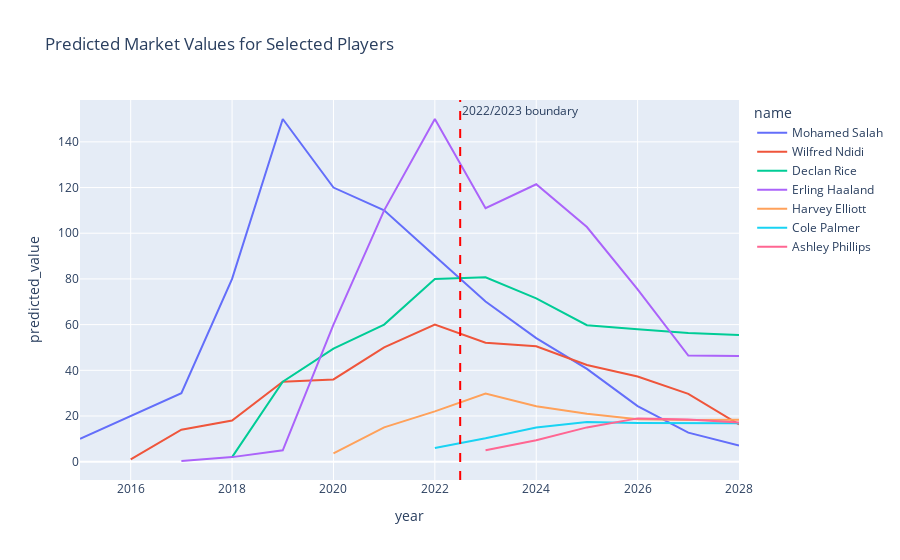

The notebook cell saved with this chart:
### Code cell
players = [418560, 357662, 565822, 859951, 148455, 274839, 542580, 568177]
plot_player_value_trends(pdf_train, merged_df=merged, player_ids=players)

### Figure 1 — Plotly figure (JSON) as saved in the notebook; plotly's stock layout.template omitted (floating-point values rounded to 4 significant figures)
{"data": [{"customdata": [[22], [23], [24], [25], [27], [27], [28], [30], [30], [31], [32], [33], [34], [35]], "hovertemplate": "name=Mohamed Salah<br>year=%{x}<br>predicted_value=%{y}<br>age=%{customdata[0]}<extra></extra>", "legendgroup": "Mohamed Salah", "line": {"color": "#636efa", "dash": "solid"}, "marker": {"symbol": "circle"}, "mode": "lines", "name": "Mohamed Salah", "orientation": "v", "showlegend": true, "type": "scatter", "x": [2015, 2016, 2017, 2018, 2019, 2020, 2021, 2022, 2023, 2024, 2025, 2026, 2027, 2028], "xaxis": "x", "y": [10, 20, 30, 80, 150, 120, 110, 90, 70.11, 54.1, 40.65, 24.29, 12.71, 7.065], "yaxis": "y"}, {"customdata": [[19], [20], [21], [22], [23], [24], [25], [26], [27], [28], [29], [30], [31]], "hovertemplate": "name=Wilfred Ndidi<br>year=%{x}<br>predicted_value=%{y}<br>age=%{customdata[0]}<extra></extra>", "legendgroup": "Wilfred Ndidi", "line": {"color": "#EF553B", "dash": "solid"}, "marker": {"symbol": "circle"}, "mode": "lines", "name": "Wilfred Ndidi", "orientation": "v", "showlegend": true, "type": "scatter", "x": [2016, 2017, 2018, 2019, 2020, 2021, 2022, 2023, 2024, 2025, 2026, 2027, 2028], "xaxis": "x", "y": [1, 14, 18, 35, 36, 50, 60, 52.04, 50.52, 42.35, 37.28, 29.67, 16.3], "yaxis": "y"}, {"customdata": [[18], [20], [21], [22], [23], [24], [25], [26], [27], [28], [29]], "hovertemplate": "name=Declan Rice<br>year=%{x}<br>predicted_value=%{y}<br>age=%{customdata[0]}<extra></extra>", "legendgroup": "Declan Rice", "line": {"color": "#00cc96", "dash": "solid"}, "marker": {"symbol": "circle"}, "mode": "lines", "name": "Declan Rice", "orientation": "v", "showlegend": true, "type": "scatter", "x": [2018, 2019, 2020, 2021, 2022, 2023, 2024, 2025, 2026, 2027, 2028], "xaxis": "x", "y": [2, 35, 49.5, 60, 80, 80.7, 71.51, 59.73, 57.93, 56.36, 55.46], "yaxis": "y"}, {"customdata": [[17], [18], [18], [19], [20], [21], [22], [23], [24], [25], [26], [27]], "hovertemplate": "name=Erling Haaland<br>year=%{x}<br>predicted_value=%{y}<br>age=%{customdata[0]}<extra></extra>", "legendgroup": "Erling Haaland", "line": {"color": "#ab63fa", "dash": "solid"}, "marker": {"symbol": "circle"}, "mode": "lines", "name": "Erling Haaland", "orientation": "v", "showlegend": true, "type": "scatter", "x": [2017, 2018, 2019, 2020, 2021, 2022, 2023, 2024, 2025, 2026, 2027, 2028], "xaxis": "x", "y": [0.3, 2, 5, 60, 110, 150, 110.9, 121.4, 102.7, 75.47, 46.43, 46.21], "yaxis": "y"}, {"customdata": [[17], [17], [18], [20], [21], [22], [23], [24], [25]], "hovertemplate": "name=Harvey Elliott<br>year=%{x}<br>predicted_value=%{y}<br>age=%{customdata[0]}<extra></extra>", "legendgroup": "Harvey Elliott", "line": {"color": "#FFA15A", "dash": "solid"}, "marker": {"symbol": "circle"}, "mode": "lines", "name": "Harvey Elliott", "orientation": "v", "showlegend": true, "type": "scatter", "x": [2020, 2021, 2022, 2023, 2024, 2025, 2026, 2027, 2028], "xaxis": "x", "y": [3.6, 15, 22, 29.87, 24.23, 21.02, 18.59, 18.25, 18.32], "yaxis": "y"}, {"customdata": [[20], [21], [22], [23], [24], [25], [26]], "hovertemplate": "name=Cole Palmer<br>year=%{x}<br>predicted_value=%{y}<br>age=%{customdata[0]}<extra></extra>", "legendgroup": "Cole Palmer", "line": {"color": "#19d3f3", "dash": "solid"}, "marker": {"symbol": "circle"}, "mode": "lines", "name": "Cole Palmer", "orientation": "v", "showlegend": true, "type": "scatter", "x": [2022, 2023, 2024, 2025, 2026, 2027, 2028], "xaxis": "x", "y": [6, 10.21, 15.0, 17.34, 16.92, 16.82, 16.86], "yaxis": "y"}, {"customdata": [[17], [18], [19], [20], [21], [22]], "hovertemplate": "name=Ashley Phillips<br>year=%{x}<br>predicted_value=%{y}<br>age=%{customdata[0]}<extra></extra>", "legendgroup": "Ashley Phillips", "line": {"color": "#FF6692", "dash": "solid"}, "marker": {"symbol": "circle"}, "mode": "lines", "name": "Ashley Phillips", "orientation": "v", "showlegend": true, "type": "scatter", "x": [2023, 2024, 2025, 2026, 2027, 2028], "xaxis": "x", "y": [5.006, 9.394, 15.01, 18.95, 18.49, 17.12], "yaxis": "y"}], "layout": {"annotations": [{"showarrow": false, "text": "2022/2023 boundary", "x": 2022.0, "xanchor": "left", "xref": "x", "y": 1, "yanchor": "top", "yref": "y domain"}], "legend": {"title": {"text": "name"}, "tracegroupgap": 0}, "shapes": [{"line": {"color": "red", "dash": "dash"}, "type": "line", "x0": 2022.0, "x1": 2022.0, "xref": "x", "y0": 0, "y1": 1, "yref": "y domain"}], "title": {"text": "Predicted Market Values for Selected Players"}, "xaxis": {"anchor": "y", "domain": [0, 1], "title": {"text": "year"}}, "yaxis": {"anchor": "x", "domain": [0, 1], "title": {"text": "predicted_value"}}}}
